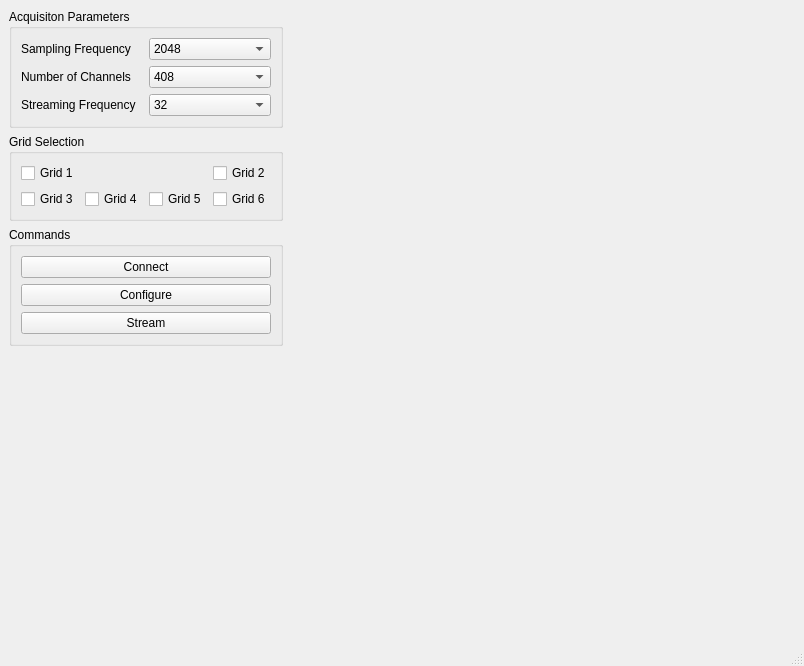
<?xml version="1.0" encoding="UTF-8"?>
<ui version="4.0">
 <class>MainWindow</class>
 <widget class="QMainWindow" name="MainWindow">
  <property name="geometry">
   <rect>
    <x>0</x>
    <y>0</y>
    <width>804</width>
    <height>666</height>
   </rect>
  </property>
  <property name="windowTitle">
   <string>QuattrocentoLightTest</string>
  </property>
  <widget class="QWidget" name="centralwidget">
   <layout class="QGridLayout" name="gridLayout_2">
    <item row="2" column="0">
     <widget class="QGroupBox" name="groupBox_2">
      <property name="title">
       <string>Commands</string>
      </property>
      <layout class="QGridLayout" name="gridLayout_3">
       <item row="0" column="0">
        <widget class="QPushButton" name="commandConnectionPushButton">
         <property name="text">
          <string>Connect</string>
         </property>
        </widget>
       </item>
       <item row="1" column="0">
        <widget class="QPushButton" name="commandConfigurationPushButton">
         <property name="text">
          <string>Configure</string>
         </property>
        </widget>
       </item>
       <item row="2" column="0">
        <widget class="QPushButton" name="commandStreamPushButton">
         <property name="text">
          <string>Stream</string>
         </property>
        </widget>
       </item>
      </layout>
     </widget>
    </item>
    <item row="1" column="0">
     <widget class="QGroupBox" name="groupBox_4">
      <property name="title">
       <string>Grid Selection</string>
      </property>
      <layout class="QGridLayout" name="gridLayout_5">
       <item row="1" column="1">
        <widget class="QCheckBox" name="gridFourCheckBox">
         <property name="text">
          <string>Grid 4</string>
         </property>
        </widget>
       </item>
       <item row="1" column="0">
        <widget class="QCheckBox" name="gridThreeCheckBox">
         <property name="text">
          <string>Grid 3</string>
         </property>
        </widget>
       </item>
       <item row="1" column="2">
        <widget class="QCheckBox" name="gridFiveCheckBox">
         <property name="text">
          <string>Grid 5</string>
         </property>
        </widget>
       </item>
       <item row="1" column="3">
        <widget class="QCheckBox" name="gridSixCheckBox">
         <property name="text">
          <string>Grid 6</string>
         </property>
        </widget>
       </item>
       <item row="0" column="3">
        <widget class="QCheckBox" name="gridTwoCheckBox">
         <property name="layoutDirection">
          <enum>Qt::LeftToRight</enum>
         </property>
         <property name="text">
          <string>Grid 2</string>
         </property>
        </widget>
       </item>
       <item row="0" column="0">
        <widget class="QCheckBox" name="gridOneCheckBox">
         <property name="text">
          <string>Grid 1</string>
         </property>
        </widget>
       </item>
      </layout>
     </widget>
    </item>
    <item row="0" column="0">
     <widget class="QGroupBox" name="groupBox">
      <property name="title">
       <string>Acquisiton Parameters</string>
      </property>
      <layout class="QGridLayout" name="gridLayout">
       <item row="0" column="1">
        <widget class="QComboBox" name="acquisitionSamplingFrequencyComboBox">
         <property name="currentIndex">
          <number>1</number>
         </property>
         <item>
          <property name="text">
           <string>512</string>
          </property>
         </item>
         <item>
          <property name="text">
           <string>2048</string>
          </property>
         </item>
         <item>
          <property name="text">
           <string>5120</string>
          </property>
         </item>
         <item>
          <property name="text">
           <string>10240</string>
          </property>
         </item>
        </widget>
       </item>
       <item row="1" column="1">
        <widget class="QComboBox" name="acquisitionNumberOfChannelsComboBox">
         <property name="currentIndex">
          <number>0</number>
         </property>
         <item>
          <property name="text">
           <string>408</string>
          </property>
         </item>
        </widget>
       </item>
       <item row="1" column="0">
        <widget class="QLabel" name="label_2">
         <property name="text">
          <string>Number of Channels</string>
         </property>
        </widget>
       </item>
       <item row="0" column="0">
        <widget class="QLabel" name="label">
         <property name="text">
          <string>Sampling Frequency</string>
         </property>
        </widget>
       </item>
       <item row="2" column="0">
        <widget class="QLabel" name="label_3">
         <property name="text">
          <string>Streaming Frequency</string>
         </property>
        </widget>
       </item>
       <item row="2" column="1">
        <widget class="QComboBox" name="acquisitionStreamingFrequencyComboBox">
         <item>
          <property name="text">
           <string>32</string>
          </property>
         </item>
         <item>
          <property name="text">
           <string>16</string>
          </property>
         </item>
         <item>
          <property name="text">
           <string>8</string>
          </property>
         </item>
         <item>
          <property name="text">
           <string>4</string>
          </property>
         </item>
         <item>
          <property name="text">
           <string>2</string>
          </property>
         </item>
         <item>
          <property name="text">
           <string>1</string>
          </property>
         </item>
        </widget>
       </item>
      </layout>
     </widget>
    </item>
    <item row="3" column="0">
     <spacer name="verticalSpacer">
      <property name="orientation">
       <enum>Qt::Vertical</enum>
      </property>
      <property name="sizeHint" stdset="0">
       <size>
        <width>20</width>
        <height>40</height>
       </size>
      </property>
     </spacer>
    </item>
    <item row="0" column="1" rowspan="4">
     <widget class="VispyPlotWidget" name="vispyPlotWidget" native="true">
      <property name="sizePolicy">
       <sizepolicy hsizetype="Expanding" vsizetype="Expanding">
        <horstretch>0</horstretch>
        <verstretch>0</verstretch>
       </sizepolicy>
      </property>
     </widget>
    </item>
   </layout>
  </widget>
  <widget class="QMenuBar" name="menubar">
   <property name="geometry">
    <rect>
     <x>0</x>
     <y>0</y>
     <width>804</width>
     <height>22</height>
    </rect>
   </property>
  </widget>
  <widget class="QStatusBar" name="statusbar"/>
 </widget>
 <customwidgets>
  <customwidget>
   <class>VispyPlotWidget</class>
   <extends>QWidget</extends>
   <header>gui_custom_elements.vispy_plot_widget</header>
   <container>1</container>
  </customwidget>
 </customwidgets>
 <resources/>
 <connections/>
</ui>
